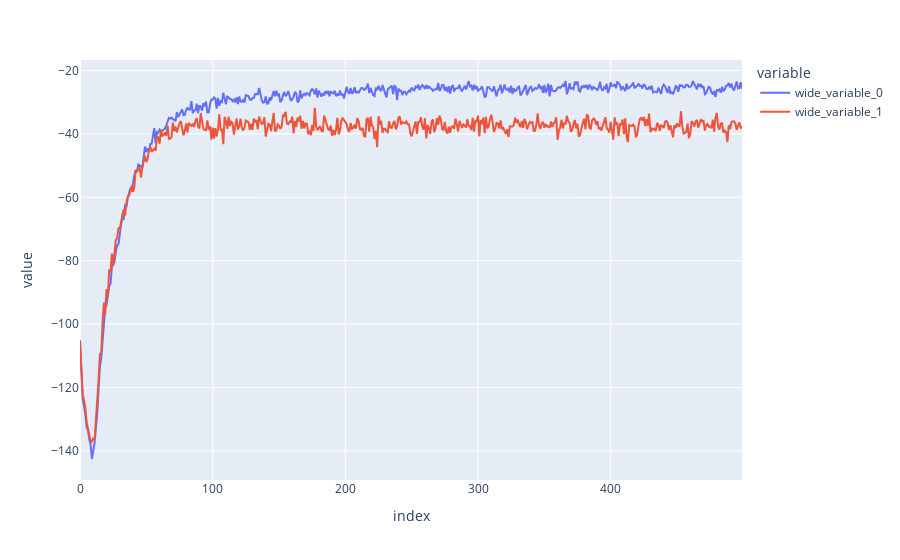

Source (notebook cell):
### Code cell
px.line(y=[np.mean(r_sarsa, axis=0), np.mean(r_qlearning, axis=0)])

### Figure 1 — Plotly figure (JSON) as saved in the notebook; plotly's stock layout.template omitted (floating-point values rounded to 4 significant figures; data arrays with more than 128 entries replaced by an {"elided": "..."} marker saying what was removed)
{"data": [{"hovertemplate": "variable=wide_variable_0<br>index=%{x}<br>value=%{y}<extra></extra>", "legendgroup": "wide_variable_0", "line": {"color": "#636efa", "dash": "solid"}, "marker": {"symbol": "circle"}, "mode": "lines", "name": "wide_variable_0", "orientation": "v", "showlegend": true, "type": "scatter", "x": {"elided": "500 int values"}, "xaxis": "x", "y": {"elided": "500 float values"}, "yaxis": "y"}, {"hovertemplate": "variable=wide_variable_1<br>index=%{x}<br>value=%{y}<extra></extra>", "legendgroup": "wide_variable_1", "line": {"color": "#EF553B", "dash": "solid"}, "marker": {"symbol": "circle"}, "mode": "lines", "name": "wide_variable_1", "orientation": "v", "showlegend": true, "type": "scatter", "x": {"elided": "500 int values"}, "xaxis": "x", "y": {"elided": "500 float values"}, "yaxis": "y"}], "layout": {"autosize": true, "legend": {"title": {"text": "variable"}, "tracegroupgap": 0}, "margin": {"t": 60}, "xaxis": {"anchor": "y", "autorange": true, "domain": [0, 1], "range": [0, 499], "title": {"text": "index"}, "type": "linear"}, "yaxis": {"anchor": "x", "autorange": true, "domain": [0, 1], "range": [-149.2, -16.7], "title": {"text": "value"}, "type": "linear"}}}
